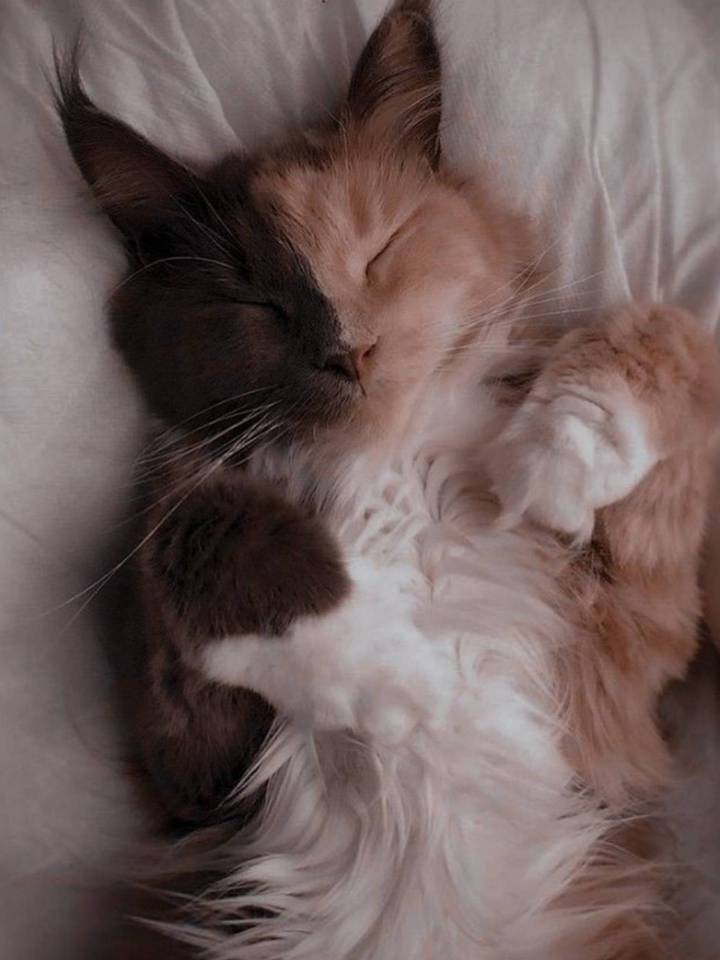
#> input picture test_image.jpg, 1440 x 1920 px (shown at 1/2 size)
$ python benchmark_python_run_all_tests.py
#> lines starting #> are read from the running program, lines starting #| are printed output that depends on the picture
#!/usr/bin/env python3
"""Benchmark a Python equivalent of scripts/run_all_tests.silk.

This mirrors the execution order from scripts/run_all_tests.silk and measures:
- each individual script test
- the full batch in the same order as the Silk runner

Usage:
    python3 scripts/benchmark_python_run_all_tests.py --repeat 5
"""

from __future__ import annotations

import argparse
import math
import os
import statistics
import time
from pathlib import Path

ROOT = Path(__file__).resolve().parent.parent
SCRIPT_DIR = ROOT / "scripts"

# Shared state to emulate Silk globals used by session_test_1.silk / session_test_2.silk
script_global_uno = "Hello Silk!"
global_x = "test_file"
msg = "session message"


def print_message(value):
    print(value)


def benchmark(label: str, fn, repeat: int = 1):
    elapsed = []
    for _ in range(repeat):
        start = time.perf_counter()
        fn()
        elapsed.append(time.perf_counter() - start)

    avg = statistics.mean(elapsed)
    minimum = min(elapsed)
    maximum = max(elapsed)
    print(f"\n=== {label} ===")
    print(f"runs={repeat} avg={avg:.6f}s min={minimum:.6f}s max={maximum:.6f}s")
    return {"label": label, "avg": avg, "min": minimum, "max": maximum, "runs": repeat}


def run_hello_world():
    print("Hello World!")


def run_io_tests():
    path = ROOT / "io_test_write.txt"
    if path.exists():
        path.unlink()

    print("Io print!")
    path.write_text("Test content line 1\n", encoding="utf-8")
    print("reading from test file: ")
    print(path.read_text(encoding="utf-8"))

    with path.open("a", encoding="utf-8") as handle:
        handle.write("Test content line 2\n")

    print("File after append:")
    print(path.read_text(encoding="utf-8"))
    print("File exists: ", path.exists())
    print("Nonexistent file exists: ", (ROOT / "nonexistent.txt").exists())

    print("Making file object")
    with path.open("r+", encoding="utf-8") as handle:
        handle.seek(999)
        handle.write("line 1\n")
        handle.flush()
        handle.seek(0)
        print("File after writeline")
        for line in handle.readlines():
            print(line.rstrip("\n"))

        handle.write("line 2")
        handle.flush()
        handle.seek(0)
        print("File after write")
        for line in handle.readlines():
            print(line.rstrip("\n"))

        handle.seek(0)
        print(handle.readline().rstrip("\n"))

    path.unlink()
    print("File exists after delete: ", path.exists())


def run_list_tests():
    list_values = ["hello", "world"]
    print(len(list_values))
    print("hello" in list_values)
    print("foo" in list_values)
    print(list_values.index("world"))
    try:
        print(list_values.index("bar"))
    except ValueError:
        print(-1)

    sliced = list_values[:2]
    print(len(sliced))
    with_item = list_values + ["!"]
    print(len(with_item))

    nums = [1, 2, 3, 4, 5]
    print(len(nums))
    popped = nums.pop()
    print(len(str(popped)))
    print(nums[0])
    print(nums[-1])
    reversed_nums = list(reversed(nums))
    print(len(reversed_nums))

    with_dupes = ["a", "b", "a", "c", "a"]
    print(with_dupes.count("a"))
    print(with_dupes.count("b"))
    print(with_dupes.count("z"))


def run_math_tests():
    print(abs(-4.5))
    print(abs(3))
    print(math.sqrt(16))
    print(math.sqrt(2))
    print(pow(2, 3))
    print(pow(5, 2))
    print(math.pi)
    print(math.e)
    print(math.floor(3.7))
    print(math.floor(3.2))
    print(math.ceil(3.2))
    print(math.ceil(3.7))
    print(round(3.2))
    print(round(3.7))
    print(round(3.5))
    print(min(5, 3))
    print(min(-2, -8))
    print(max(5, 3))
    print(max(-2, -8))
    print(math.sin(0))
    print(math.cos(0))
    print(math.tan(0))

    print("Vector tests")
    myvec2 = {"x": 0, "y": 0}
    print(myvec2["x"], myvec2["y"])
    myvec2["x"] = 20
    myvec2["y"] = 40
    print(myvec2["x"], myvec2["y"])
    print("Vec2 Magnintude")
    magnitude = math.sqrt(myvec2["x"] ** 2 + myvec2["y"] ** 2)
    print(magnitude)


def run_string_tests():
    print(len(""))
    message = "Hello World!"
    print(message.upper())
    print(message.lower())
    print("hello" + " world")
    print("        trimmed".strip())
    print("gwyudhellouihdn"[5:11])
    print("World" in message)
    print("hello".replace("l", "L"))
    print("hello"[::-1])
    print("hello".startswith("he"))
    print("hello".startswith("wo"))
    print("hello".endswith("lo"))
    print("hello".endswith("he"))
    print("hello".find("l"))
    print("hello".find("z"))
    print("ab" * 3)
    print("hello"[1])
    try:
        print("hello"[10])
    except IndexError:
        print("")
    print("abracadabra".count("a"))
    print("hello".count("l"))


def run_session_1():
    global global_x, script_global_uno
    print(global_x)
    print(script_global_uno)

    def print_message_local(value):
        print(value)

    print_message_local(msg)
    print_message_local("import test")


def run_session_2():
    global script_global_uno
    print(script_global_uno)
    print_message("global function")


class Foo:
    def __init__(self, n_bar=10):
        self.bar = n_bar

    def add_ten(self):
        self.bar += 10


def run_struct_tests():
    print(Foo())
    foo = Foo(2)
    print(foo.bar)
    foo.add_ten()
    print(foo.bar)


def run_loop_tests():
    print("import io")
    loop_list = [0, 1, 2, 3, 4, 5]
    for num in loop_list:
        print(num)

    num = 10
    while num < 20:
        num += 1
        print(num)

    if num != 10:
        print("not eq")

    for i in range(10):
        print(i)


def run_image_tests():
    try:
        from PIL import Image
    except ImportError:
        print("Pillow not installed; using a lightweight synthetic image benchmark.")
        print("--- Testing Image Module ---")
        width, height = 64, 64
        data = [0 for _ in range(width * height * 3)]
        print("Image width: ", width)
        print("Image height: ", height)
        print("Pixel at (0, 0) [R, G, B, A]: ", (0, 0, 0, 255))
        print("Updated pixel at (0, 0): ", (255, 0, 0, 255))
        print("Cropped width: ", width)
        print("Cropped height: ", height)
        print("Grayscale image saved: ", "synthetic_grayscale.pgm")
        print("Flipped image saved: ", "synthetic_flipped.pgm")
        print("ASCII art generation complete")
        return

    print("--- Testing Image Module ---")
    source = ROOT / "test_image.jpg"
    img = Image.open(source)
    print("Image width: ", img.width)
    print("Image height: ", img.height)

    print("\n--- Testing Pixel Reading and Writing ---")
    pixel = img.getpixel((0, 0))
    print("Pixel at (0, 0) [R, G, B, A]: ", pixel)

    img.putpixel((0, 0), (255, 0, 0, 255))
    new_pixel = img.getpixel((0, 0))
    print("Updated pixel at (0, 0): ", new_pixel)

    print("\n--- Testing Crop ---")
    cropped = img.crop((0, 0, 50, 50))
    print("Cropped width: ", cropped.width)
    print("Cropped height: ", cropped.height)

    print("\n--- Testing Transformations ---")
    gray_img = img.convert("L")
    inverted_img = Image.eval(img, lambda p: 255 - p)
    flipped_img = img.transpose(Image.FLIP_LEFT_RIGHT)

    print("\n--- Testing Save ---")
    gray_path = ROOT / "output_grayscale.jpg"
    flip_path = ROOT / "output_flipped.jpg"
    gray_img.save(gray_path)
    flipped_img.save(flip_path)
    print("Grayscale image saved: ", gray_path.exists())
    print("Flipped image saved: ", flip_path.exists())

    print("\n--- Testing ASCII Art Generation ---")
    ascii_chars = " .:-=+*#%@"
    width = min(60, gray_img.width)
    height = max(1, int(gray_img.height * width / gray_img.width * 0.5))
    resized = gray_img.resize((width, height))
    lines = []
    for y in range(resized.height):
        row = []
        for x in range(resized.width):
            intensity = resized.getpixel((x, y))
            idx = int((intensity / 255) * (len(ascii_chars) - 1))
            row.append(ascii_chars[idx])
        lines.append("".join(row))
    print("\n".join(lines))


TESTS = [
    ("hello_world", run_hello_world),
    ("test_all_io", run_io_tests),
    ("test_all_list", run_list_tests),
    ("test_all_math", run_math_tests),
    ("test_all_string", run_string_tests),
    ("session_test_1", run_session_1),
    ("session_test_2", run_session_2),
    ("test_struct", run_struct_tests),
    ("test_all_image", run_image_tests),
    ("test_loop", run_loop_tests),
]


def run_all_tests_in_order():
    # Mirror the order in scripts/run_all_tests.silk exactly.
    run_io_tests()
    run_list_tests()
    run_math_tests()
    run_string_tests()
    run_session_1()
    run_session_2()
    run_struct_tests()
    run_image_tests()
    run_loop_tests()
    run_hello_world()


def main():
    parser = argparse.ArgumentParser(description="Python benchmark equivalent of scripts/run_all_tests.silk")
    parser.add_argument("--repeat", type=int, default=1, help="Repeat each test benchmark (default: 1)")
    args = parser.parse_args()

    if args.repeat < 1:
        raise SystemExit("--repeat must be >= 1")

    results = []
    for label, fn in TESTS:
        results.append(benchmark(label, fn, args.repeat))
#> this loop made 10 passes
#| Pixel at (0, 0) [R, G, B, A]:  (99, 89, 88)
#| Updated pixel at (0, 0):  (255, 0, 0)
#> (further printed lines are left out)

    total_start = time.perf_counter()
    run_all_tests_in_order()
#> in run_image_tests, img is the input picture: PIL image 1440x1920 RGB; mean R, G, B 110, 92.7, 91
#> in run_image_tests (call 2), `cropped = img.crop((0, 0, 50, 50))`:
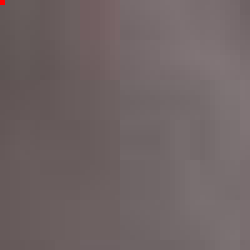
#> cropped: PIL image 50x50 RGB (shown 5 times larger); mean R, G, B 111.9, 100.3, 101.1
#> in run_image_tests (call 2), `gray_img = img.convert("L")`:
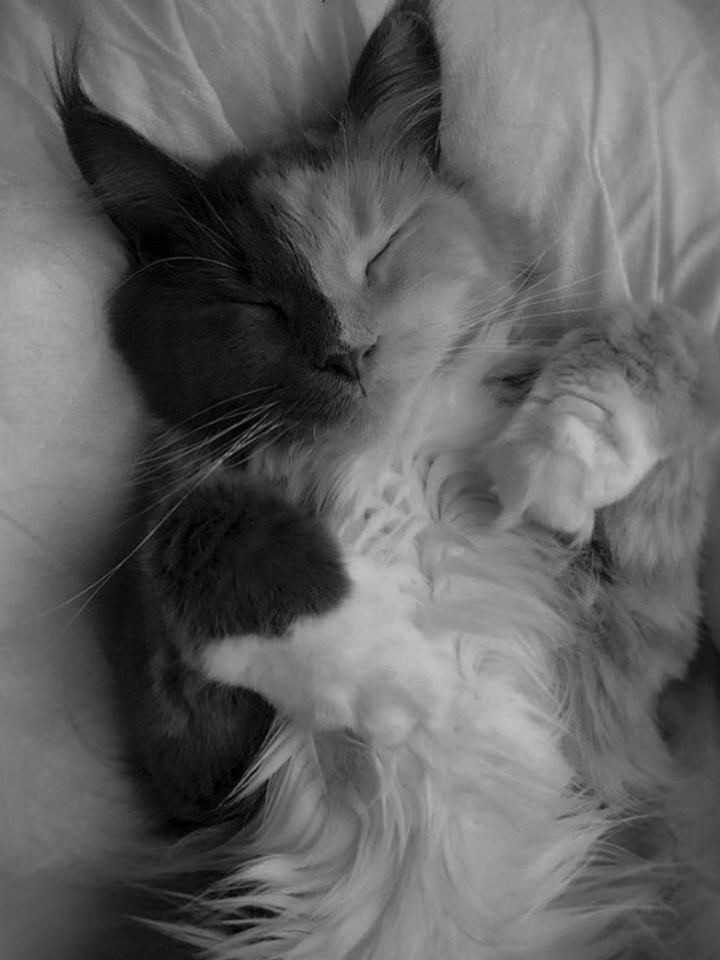
#> gray_img: PIL image 1440x1920 L (shown at 1/2 size); min 0, max 195, mean 97.7
#> in run_image_tests (call 2), `inverted_img = Image.eval(img, lambda p: 255 - p)`:
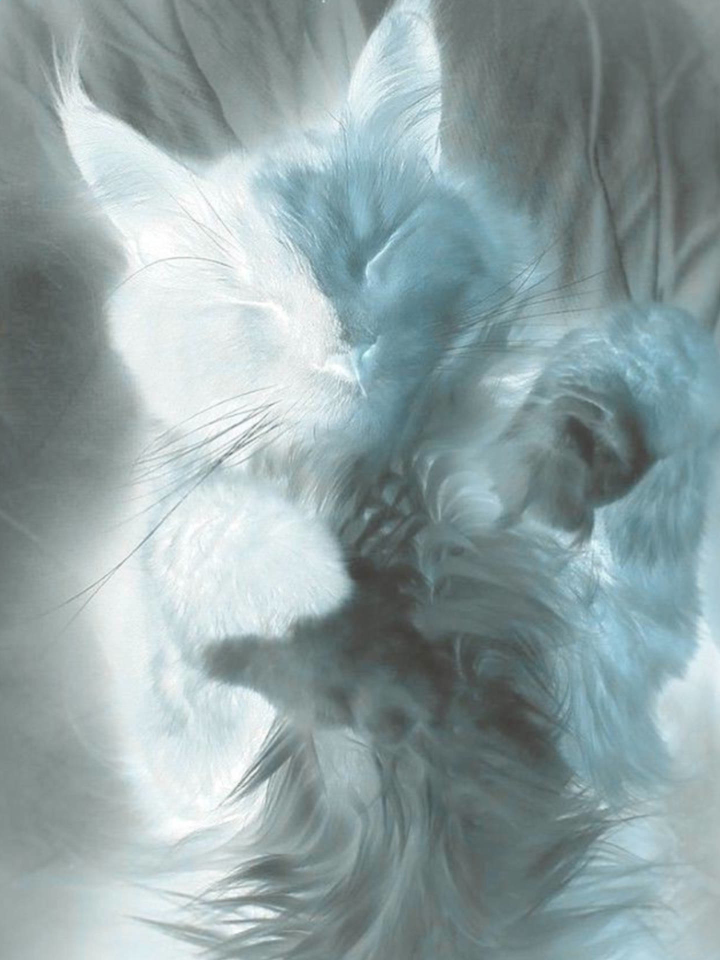
#> inverted_img: PIL image 1440x1920 RGB (shown at 1/2 size); mean R, G, B 145, 162.3, 164
#> in run_image_tests (call 2), `flipped_img = img.transpose(Image.FLIP_LEFT_RIGHT)`:
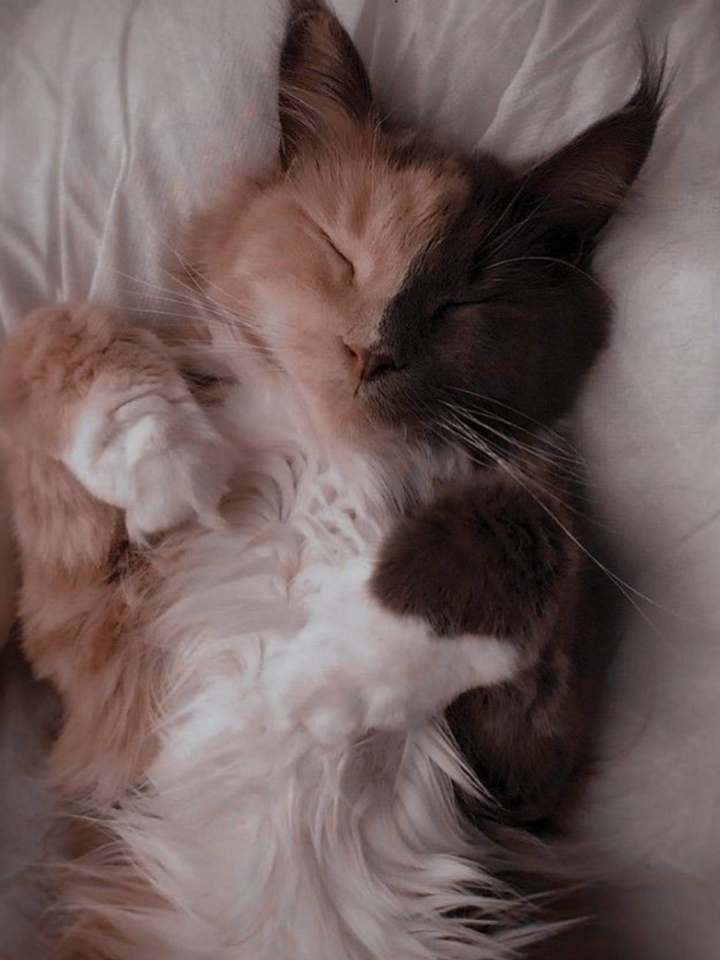
#> flipped_img: PIL image 1440x1920 RGB (shown at 1/2 size); mean R, G, B 110, 92.7, 91
#> in run_image_tests (call 2), `resized = gray_img.resize((width, height))`:
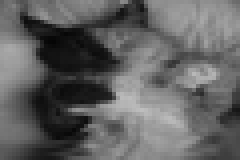
#> resized: PIL image 60x40 L (shown 4 times larger); min 5, max 190, mean 97.7
#> after the loop in run_image_tests (call 2), `for y in range(resized.height):`: lines = 40 items
    total_elapsed = time.perf_counter() - total_start
    print(f"\n=== run_all_tests.silk equivalent total ===")
    print(f"total={total_elapsed:.6f}s")

    print("\nSummary:")
    for result in results:
        print(
            f"{result['label']:>16}  avg={result['avg']:.6f}s  "
            f"min={result['min']:.6f}s  max={result['max']:.6f}s"
        )


if __name__ == "__main__":
    main()
